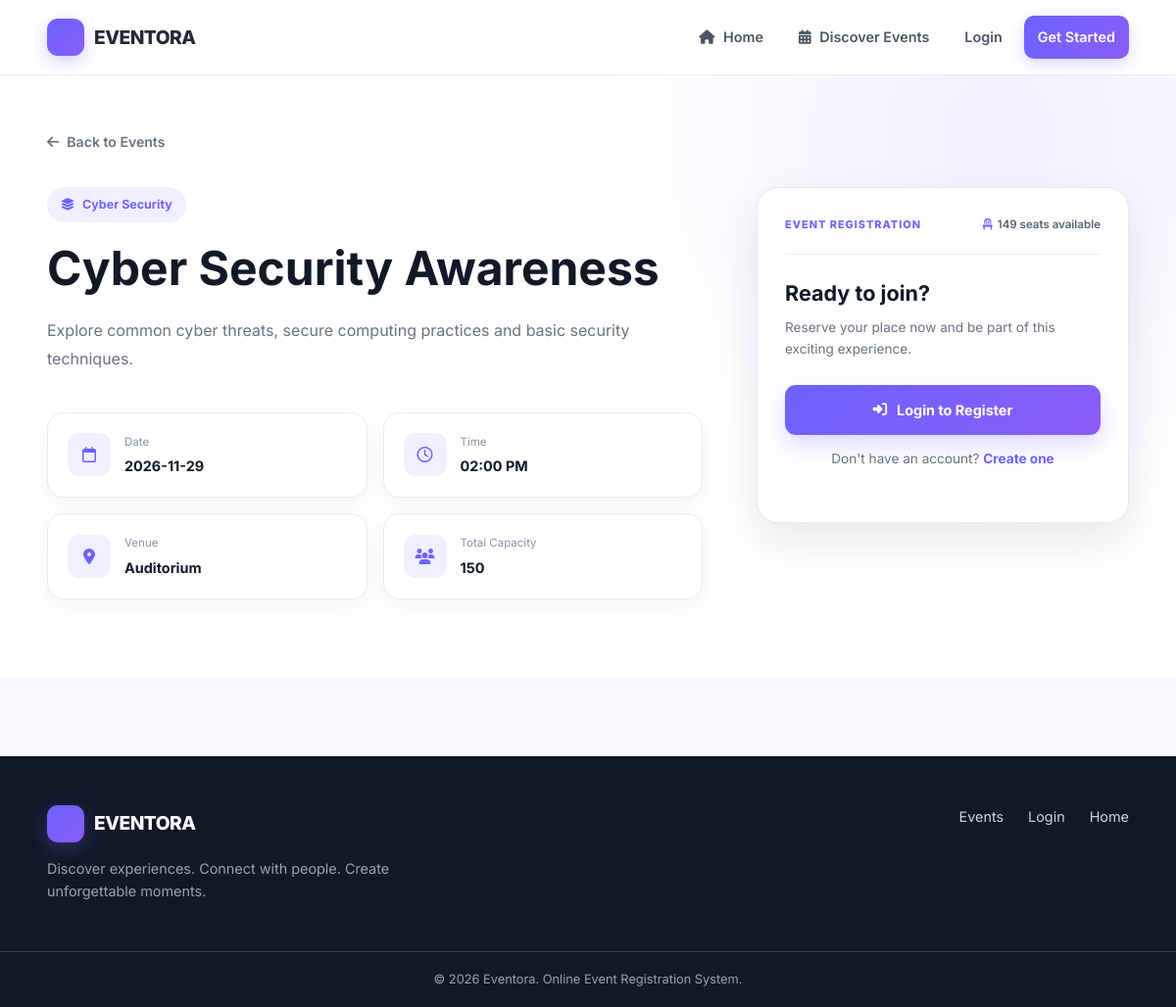
/event/3, run on the app's committed database.
### tables this page shows
CREATE TABLE events (
            id INTEGER PRIMARY KEY AUTOINCREMENT,
            title TEXT NOT NULL,
            description TEXT NOT NULL,
            date TEXT NOT NULL,
            time TEXT NOT NULL,
            venue TEXT NOT NULL,
            category TEXT NOT NULL,
            capacity INTEGER NOT NULL,
            available_seats INTEGER NOT NULL
        );

### app.py (the view)
@app.route("/event/<int:event_id>")
def event_details(event_id):
    conn = get_db_connection()
    event = conn.execute("""
        SELECT *
        FROM events
        WHERE id = ?
    """, (event_id,)).fetchone()
    conn.close()
    if event is None:
        flash("Event not found.", "danger")
        return redirect(url_for("events"))
    return render_template("event-details.html", event=event)

### database.py (called while the page is built)
def get_db_connection():
    conn = sqlite3.connect(DATABASE)
    conn.row_factory = sqlite3.Row
    return conn

### templates/event-details.html (shortened to what this page needs)
{% extends "base.html" %}
{% block content %}
<section class="event-details-section">
    <div class="container">
        <a href="{{ url_for('events') }}" class="back-link">
            <i class="fa-solid fa-arrow-left"></i>
            Back to Events
        </a>
        <div class="event-details-layout">
            <div class="event-details-main">
                <div class="details-category">
                    <i class="fa-solid fa-layer-group"></i>
                    {{ event["category"] }}
                </div>
                <h1>{{ event["title"] }}</h1>
                <p class="details-description">
                    {{ event["description"] }}
                </p>
                <div class="details-info-grid">
                    <div class="detail-info-card">
                        <div class="detail-icon">
                            <i class="fa-regular fa-calendar"></i>
                        </div>
                        <div>
                            <span>Date</span>
                            <strong>{{ event["date"] }}</strong>
                        </div>
                    </div>
                    <div class="detail-info-card">
                        <div class="detail-icon">
                            <i class="fa-regular fa-clock"></i>
                        </div>
                        <div>
                            <span>Time</span>
                            <strong>{{ event["time"] }}</strong>
                        </div>
                    </div>
                    <div class="detail-info-card">
                        <div class="detail-icon">
                            <i class="fa-solid fa-location-dot"></i>
                        </div>
                        <div>
                            <span>Venue</span>
                            <strong>{{ event["venue"] }}</strong>
                        </div>
                    </div>
                    <div class="detail-info-card">
                        <div class="detail-icon">
                            <i class="fa-solid fa-users"></i>
                        </div>
                        <div>
                            <span>Total Capacity</span>
                            <strong>{{ event["capacity"] }}</strong>
                        </div>
                    </div>
                </div>
            </div>
            <aside class="registration-card">
                <div class="registration-card-header">
                    <span>EVENT REGISTRATION</span>
                    <div class="available-seats">
                        <i class="fa-solid fa-chair"></i>
                        {{ event["available_seats"] }}
                        seats available
                    </div>
                </div>
                <h3>Ready to join?</h3>
                <p>
                    Reserve your place now and be part of this
                    exciting experience.
                </p>
                {% if session.get("role") == "admin" %}
                    <div class="secure-note">
                        <i class="fa-solid fa-user-shield"></i>
                        Admins can manage events from the admin dashboard.
                    </div>
                {% elif event["available_seats"] > 0 %}
                    {% if session.get("user_id") %}
                        <form
                            action="{{ url_for('register_event', event_id=event['id']) }}"
                            method="POST"
                        >
                            <button type="submit"
                                    class="btn btn-primary register-event-btn">
                                <i class="fa-solid fa-ticket"></i>
                                Register for Event
                            </button>
                        </form>
                        <div class="secure-note">
                            <i class="fa-solid fa-shield-halved"></i>
                            Your registration is securely recorded.
                        </div>
                    {% else %}
                        <a
                            href="{{ url_for('login') }}"
                            class="btn btn-primary register-event-btn"
                        >
                            <i class="fa-solid fa-right-to-bracket"></i>
                            Login to Register
                        </a>
                        <p class="login-note">
                            Don't have an account?
                            <a href="{{ url_for('register') }}">
                                Create one
                            </a>
                        </p>
                    {% endif %}
                {% endif %}
            </aside>
        </div>
    </div>
</section>
{% endblock %}

### static/css/style.css (style rules this page uses)
* { margin: 0; padding: 0; box-sizing: border-box; }
:root { --primary: #6c63ff; --primary-dark: #5148e5; --secondary: #8b5cf6; --dark: #111827; --dark-soft: #1f2937; --text: #1f2937; --text-light: #6b7280; --background: #f8f9ff; --white: #ffffff; --border: #e5e7eb; --success: #16a34a; --danger: #dc2626; --warning: #d97706; --shadow: 0 10px 30px rgba(17, 24, 39, 0.08); --radius: 16px; }
html { scroll-behavior: smooth; }
body { font-family: "Inter", sans-serif; background: var(--background); color: var(--text); line-height: 1.6; }
a { text-decoration: none; color: inherit; }
.container { width: min(1120px, 92%); margin: auto; }
.btn { display: inline-flex; align-items: center; justify-content: center; gap: 10px; padding: 13px 21px; border-radius: 11px; font-size: 0.9rem; font-weight: 700; border: none; transition: 0.25s ease; }
.btn-primary { color: white; background: linear-gradient( 135deg, var(--primary), var(--secondary) ); box-shadow: 0 10px 25px rgba(108, 99, 255, 0.25); }
.event-details-section { padding: 55px 0 80px; background: radial-gradient( circle at 85% 10%, rgba(108, 99, 255, 0.10), transparent 35% ), #ffffff; min-height: 75vh; }
.back-link { display: inline-flex; align-items: center; gap: 8px; color: var(--text-light); font-size: 0.88rem; font-weight: 600; margin-bottom: 35px; transition: color 0.2s ease; }
.event-details-layout { display: grid; grid-template-columns: 1fr 380px; gap: 55px; align-items: start; }
.details-category { display: inline-flex; align-items: center; gap: 8px; background: #f0efff; color: var(--primary); padding: 8px 14px; border-radius: 50px; font-size: 0.78rem; font-weight: 700; margin-bottom: 20px; }
.event-details-main h1 { font-size: clamp(2.2rem, 4vw, 3.5rem); line-height: 1.12; color: var(--dark); margin-bottom: 22px; max-width: 800px; }
.details-description { color: var(--text-light); font-size: 1rem; line-height: 1.8; max-width: 750px; margin-bottom: 40px; }
.details-info-grid { display: grid; grid-template-columns: repeat(2, 1fr); gap: 16px; }
.detail-info-card { display: flex; align-items: center; gap: 14px; padding: 20px; border: 1px solid #e9e9f2; border-radius: 16px; background: #ffffff; box-shadow: 0 7px 22px rgba(17, 24, 39, 0.05); }
.detail-icon { width: 44px; height: 44px; flex-shrink: 0; border-radius: 12px; background: #f0efff; color: var(--primary); display: flex; align-items: center; justify-content: center; }
.detail-info-card span { display: block; color: #8a91a3; font-size: 0.72rem; margin-bottom: 4px; }
.detail-info-card strong { display: block; color: var(--dark); font-size: 0.9rem; }
.registration-card { position: sticky; top: 100px; padding: 28px; border-radius: 22px; background: #ffffff; border: 1px solid #e7e6f1; box-shadow: 0 18px 45px rgba(17, 24, 39, 0.10); }
.registration-card-header { display: flex; align-items: center; justify-content: space-between; gap: 10px; padding-bottom: 20px; margin-bottom: 22px; border-bottom: 1px solid #eeeeF5; }
.registration-card-header > span { color: var(--primary); font-size: 0.68rem; font-weight: 800; letter-spacing: 1px; }
.available-seats { display: flex; align-items: center; gap: 5px; color: #596174; font-size: 0.72rem; font-weight: 600; }
.available-seats i { color: var(--primary); }
.registration-card h3 { font-size: 1.35rem; color: var(--dark); margin-bottom: 8px; }
.registration-card > p { color: var(--text-light); font-size: 0.85rem; line-height: 1.6; margin-bottom: 25px; }
.register-event-btn { width: 100%; justify-content: center; padding: 14px 20px; }
.login-note { text-align: center; color: #8a91a3; font-size: 0.75rem; margin-top: 14px; }
.login-note a { color: var(--primary); font-weight: 700; }

### data on the page
events: category "Cyber Security", title "Cyber Security Awareness", description "Explore common cyber threats, secure computing practices and basic security techniques.", date "2026-11-29", time "02:00 PM", venue "Auditorium", capacity "150", available_seats "149"
